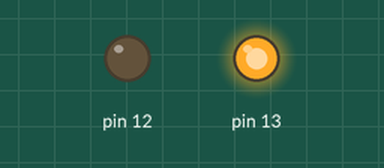
A sketch run on a simulated Arduino Uno, built with avr-gcc and run on an emulated ATmega328P. Parts: output pins drawn as LEDs (lit = HIGH).

Above: at 2.5 s.
At 7.5 s:
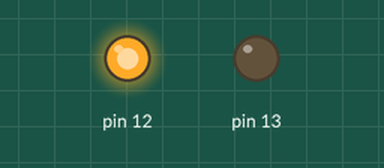
Timing chart, 0 to 13.0 s (numbered marks = the images above):
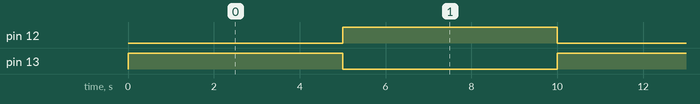

Measured:
- by itself, pin 12, pin 13: alternates HIGH for 5.0 s and LOW for 5.0 s

The sketch:

dc_motor_control_using_2_relays_and_two_power_sources1.ino
```cpp
void setup()
{
  pinMode(13, OUTPUT);
  pinMode(12, OUTPUT);
}

void loop()
{
  	digitalWrite(13,HIGH);
  	digitalWrite(12,LOW);
  	delay(5000);
  	digitalWrite(12,HIGH);
  	digitalWrite(13,LOW);
  	delay(5000);
}
```
